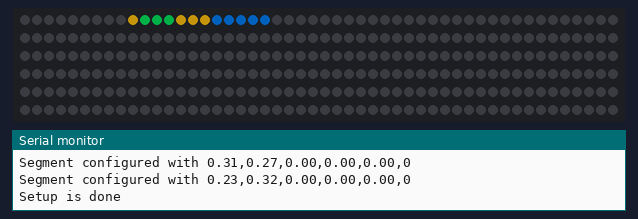
The sketch below on a simulated Arduino Uno, built with avr-gcc and run on an emulated ATmega328P. On the bench: 300 RGB LEDs in strip order, left to right, continuing on the next row, the last lines printed to the serial monitor. Dim RGB values are drawn brighter than linear; random numbers use the default seed unless the sketch sets one.

Above: at 1.95 s.
At 6.8 s:
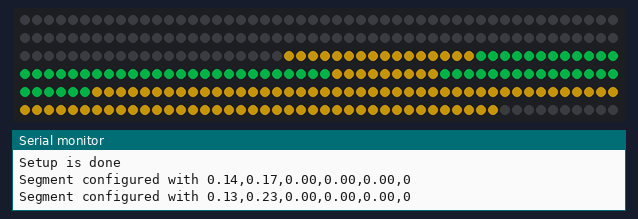
At 8.63 s:
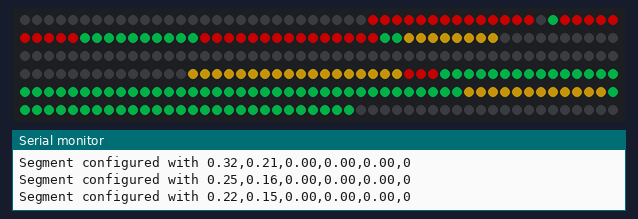
At 11.35 s:
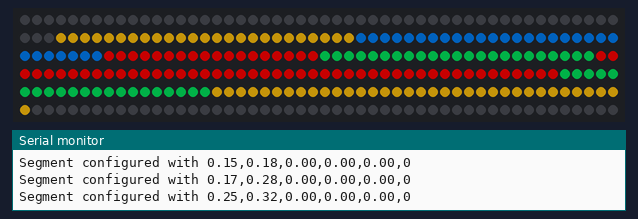
At 20.74 s:
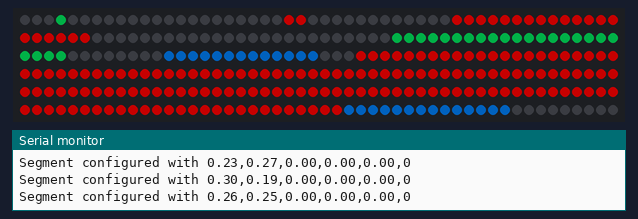
At 39.81 s:
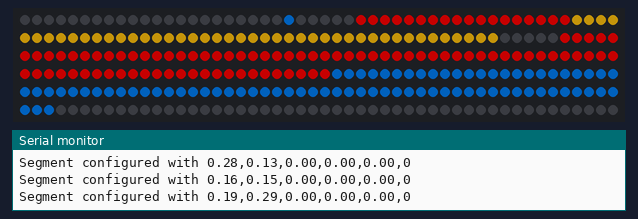

The sketch:

party_scarf_google_pattern.ino
```cpp
#include <FastLED.h>
#include "segment.h"

#define LED_PIN     4
#define CLOCK_PIN   3
#define COLOR_ORDER BGR
#define CHIPSET     APA102
#define NUM_LEDS    300

#define BRIGHTNESS  100
#define FRAMES_PER_SECOND 20
#define MAX_SEGMENTS 10

CRGB leds[NUM_LEDS];
uint8_t wheelpos = 0;
Segment segments[MAX_SEGMENTS];
long lastTick;

void setup() {
  delay(1000); // sanity delay
  Serial.begin(9600);
  random16_add_entropy( random());
  lastTick = millis();

  FastLED.addLeds<CHIPSET, LED_PIN, CLOCK_PIN, COLOR_ORDER>(leds, NUM_LEDS).setCorrection( TypicalLEDStrip );
  FastLED.setBrightness( BRIGHTNESS );
  CRGBPalette16 googleColors = CRGBPalette16(
    0x0266C8, 0xF90101, 0xF2B50F, 0x00933B,
    0x0266C8, 0xF90101, 0xF2B50F, 0x00933B,
    0x0266C8, 0xF90101, 0xF2B50F, 0x00933B,
    0x0266C8, 0xF90101, 0xF2B50F, 0x00933B
  );

  for(int i = 0; i < MAX_SEGMENTS; i++){
    segments[i].randomize();
  }
  //   float speedHead = 0.1 + (1 * (random8(1000) / 1000.0));
  //   float speedTail = 0.1 + (1 * (random8(1000) / 1000.0));
  //   //int start = random8(NUM_LEDS);
  //   //int end = random8(NUM_LEDS);
  //   int start = 0;
  //   int end = 0;
  //   int colorIdx = random8(16);
  //   CRGB color = googleColors[colorIdx];
  //   segments[i].configure(
  //     speedHead,
  //     speedTail,
  //     start,
  //     end,
  //     0,
  //     color
  //   );
  // }
  Serial.println("Setup is done");
}

void loop()
{
  FastLED.clear();
  random16_add_entropy( random());
  drawSegments(); // run simulation frame
    for (int i = 0; i < MAX_SEGMENTS; i++) {
      segments[i].tick(NUM_LEDS);

  }
  FastLED.show(); // display this frame
  //FastLED.delay(1000 / FRAMES_PER_SECOND);
}

void drawSegments() {

  for (int i = 0; i < MAX_SEGMENTS; i++) {
    Segment* s = &segments[i];
    int start = s->start > s->end ? s->end : s->start;
    int end = s->start > s->end ? s->start : s->end;
    // Serial.print("Segment start: ");
    // Serial.print(start);
    // Serial.print(", segment end: ");
    // Serial.println(end);

    for (int x = start; x < end; x++) {
      if (x > NUM_LEDS) {
        continue;
      }
      if (x == start || x == end) {
        leds[x] = blend(leds[x], s->color, s->dither);
      } else {
        leds[x] = s->color;
      }

    }
  }
}

void rainbow() {
  fill_rainbow(leds, NUM_LEDS, wheelpos, 2);
  wheelpos++;
}
```

segment.cpp
```cpp
#include "Arduino.h"
#include "segment.h"

CRGBPalette16 googleColors = CRGBPalette16(
    0x0266C8, 0xF90101, 0xF2B50F, 0x00933B,
    0x0266C8, 0xF90101, 0xF2B50F, 0x00933B,
    0x0266C8, 0xF90101, 0xF2B50F, 0x00933B,
    0x0266C8, 0xF90101, 0xF2B50F, 0x00933B
  );

Segment::Segment() {
};

void Segment::configure(float speedHead, float speedTail, float start, float end, float dither, CRGB color)
{
  Serial.print("Segment configured with ");
  Serial.print(speedHead);
  Serial.print(",");
  Serial.print(speedTail);
  Serial.print(",");
  Serial.print(start);
  Serial.print(",");
  Serial.print(end);
  Serial.print(",");
  Serial.print(dither);
  Serial.print(",");
  Serial.println(color);
  this->speedHead = speedHead;
  this->speedTail = speedTail;
  this->start = start;
  this->end = end;
  this->dither = dither;
  this->color = color;
};

void Segment::tick(int max) {
  //Serial.println("Ticking");
  start+=speedHead;
  end+=speedTail;
  if (start > max || end > max) {
    this->randomize();
    return;
  }

  dither = start - int(start);
  if ((start + speedHead) == start){

  }
};

void Segment::randomize() {
  this->configure(
    0.1 + (1 * (random8(1000) / 1000.0)),
    0.1 + (1 * (random8(1000) / 1000.0)),
    0,
    0,
    0,
    googleColors[random8(16)]);
}
```

segment.h
```cpp
#ifndef Segment_h
#define Segment_h

#include "Arduino.h"
#include <FastLED.h>

class Segment
{
  public:
    Segment();
    void configure(float speedHead, float speedTail, float start, float end, float dither, CRGB color);
    void tick(int max);
    void randomize();

    float speedHead;
    float speedTail;
    float start;
    float end;
    float dither;
    CRGB color;

};

#endif
```
